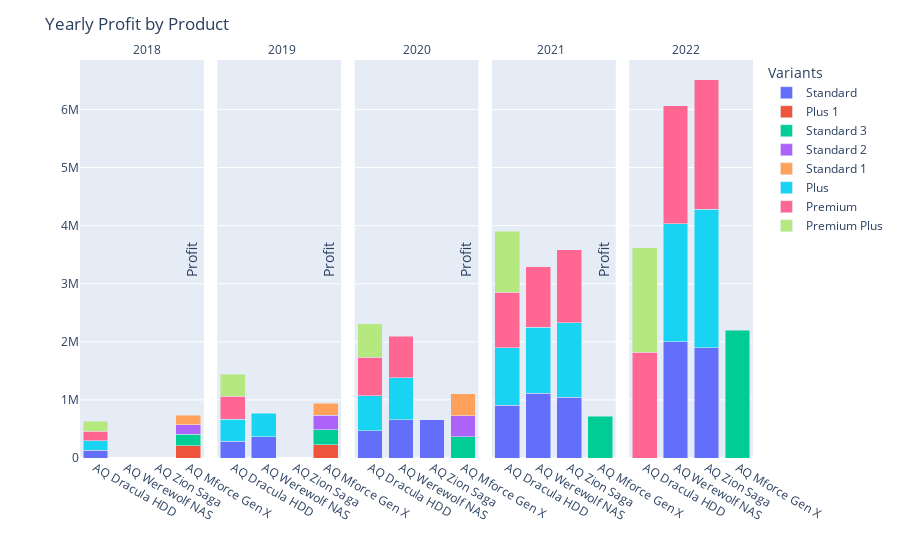

The code cell stored with this chart in its notebook:
### Code cell
# Create the stacked bar chart
fig = px.bar(yearly_profit_df.sort_values(by='fiscal_year', ascending=True),
              x='display_name',
              y='profit',
              color='variant',
              facet_col='fiscal_year',
              barmode='stack',
              facet_col_wrap=5,
              )

# Update axis titles
fig.update_xaxes(title_text='', showticklabels=True)
fig.update_yaxes(title_text='Profit')

annot = []
offset = 0.2
x_pos = 0.1
for year in yearly_profit_df.sort_values(by='fiscal_year', ascending=True)['fiscal_year'].unique():
    annot.append(
        dict(
            text = f'{year}',
            x = x_pos,
            y = 1,
            showarrow = False,
            xref = 'paper',
            yref='paper'
        )
    )
    x_pos += offset

# Update facet titles
fig.update_layout(
    title='Yearly Profit by Product',
    showlegend=True,
    legend_title='Variants',
    yaxis=dict(title=''), 
    annotations=annot
)

fig.show()

### Figure 1 — Plotly figure (JSON) as saved in the notebook; plotly's stock layout.template omitted (floating-point values rounded to 4 significant figures)
{"data": [{"alignmentgroup": "True", "hovertemplate": "variant=Standard<br>fiscal_year=2018<br>display_name=%{x}<br>profit=%{y}<extra></extra>", "legendgroup": "Standard", "marker": {"color": "#636efa", "pattern": {"shape": ""}}, "name": "Standard", "offsetgroup": "Standard", "orientation": "v", "showlegend": true, "textposition": "auto", "type": "bar", "x": ["AQ Dracula HDD"], "xaxis": "x", "y": [132350], "yaxis": "y"}, {"alignmentgroup": "True", "hovertemplate": "variant=Standard<br>fiscal_year=2019<br>display_name=%{x}<br>profit=%{y}<extra></extra>", "legendgroup": "Standard", "marker": {"color": "#636efa", "pattern": {"shape": ""}}, "name": "Standard", "offsetgroup": "Standard", "orientation": "v", "showlegend": false, "textposition": "auto", "type": "bar", "x": ["AQ Werewolf NAS", "AQ Dracula HDD"], "xaxis": "x2", "y": [366302, 289742], "yaxis": "y2"}, {"alignmentgroup": "True", "hovertemplate": "variant=Standard<br>fiscal_year=2020<br>display_name=%{x}<br>profit=%{y}<extra></extra>", "legendgroup": "Standard", "marker": {"color": "#636efa", "pattern": {"shape": ""}}, "name": "Standard", "offsetgroup": "Standard", "orientation": "v", "showlegend": false, "textposition": "auto", "type": "bar", "x": ["AQ Dracula HDD", "AQ Zion Saga", "AQ Werewolf NAS"], "xaxis": "x3", "y": [466088, 661579, 659313], "yaxis": "y3"}, {"alignmentgroup": "True", "hovertemplate": "variant=Standard<br>fiscal_year=2021<br>display_name=%{x}<br>profit=%{y}<extra></extra>", "legendgroup": "Standard", "marker": {"color": "#636efa", "pattern": {"shape": ""}}, "name": "Standard", "offsetgroup": "Standard", "orientation": "v", "showlegend": false, "textposition": "auto", "type": "bar", "x": ["AQ Werewolf NAS", "AQ Zion Saga", "AQ Dracula HDD"], "xaxis": "x4", "y": [1113091, 1045599, 904598], "yaxis": "y4"}, {"alignmentgroup": "True", "hovertemplate": "variant=Standard<br>fiscal_year=2022<br>display_name=%{x}<br>profit=%{y}<extra></extra>", "legendgroup": "Standard", "marker": {"color": "#636efa", "pattern": {"shape": ""}}, "name": "Standard", "offsetgroup": "Standard", "orientation": "v", "showlegend": false, "textposition": "auto", "type": "bar", "x": ["AQ Zion Saga", "AQ Werewolf NAS"], "xaxis": "x5", "y": [1898232, 1999345], "yaxis": "y5"}, {"alignmentgroup": "True", "hovertemplate": "variant=Plus 1<br>fiscal_year=2018<br>display_name=%{x}<br>profit=%{y}<extra></extra>", "legendgroup": "Plus 1", "marker": {"color": "#EF553B", "pattern": {"shape": ""}}, "name": "Plus 1", "offsetgroup": "Plus 1", "orientation": "v", "showlegend": true, "textposition": "auto", "type": "bar", "x": ["AQ Mforce Gen X"], "xaxis": "x", "y": [207468], "yaxis": "y"}, {"alignmentgroup": "True", "hovertemplate": "variant=Plus 1<br>fiscal_year=2019<br>display_name=%{x}<br>profit=%{y}<extra></extra>", "legendgroup": "Plus 1", "marker": {"color": "#EF553B", "pattern": {"shape": ""}}, "name": "Plus 1", "offsetgroup": "Plus 1", "orientation": "v", "showlegend": false, "textposition": "auto", "type": "bar", "x": ["AQ Mforce Gen X"], "xaxis": "x2", "y": [224667], "yaxis": "y2"}, {"alignmentgroup": "True", "hovertemplate": "variant=Standard 3<br>fiscal_year=2018<br>display_name=%{x}<br>profit=%{y}<extra></extra>", "legendgroup": "Standard 3", "marker": {"color": "#00cc96", "pattern": {"shape": ""}}, "name": "Standard 3", "offsetgroup": "Standard 3", "orientation": "v", "showlegend": true, "textposition": "auto", "type": "bar", "x": ["AQ Mforce Gen X"], "xaxis": "x", "y": [197334], "yaxis": "y"}, {"alignmentgroup": "True", "hovertemplate": "variant=Standard 3<br>fiscal_year=2019<br>display_name=%{x}<br>profit=%{y}<extra></extra>", "legendgroup": "Standard 3", "marker": {"color": "#00cc96", "pattern": {"shape": ""}}, "name": "Standard 3", "offsetgroup": "Standard 3", "orientation": "v", "showlegend": false, "textposition": "auto", "type": "bar", "x": ["AQ Mforce Gen X"], "xaxis": "x2", "y": [258163], "yaxis": "y2"}, {"alignmentgroup": "True", "hovertemplate": "variant=Standard 3<br>fiscal_year=2020<br>display_name=%{x}<br>profit=%{y}<extra></extra>", "legendgroup": "Standard 3", "marker": {"color": "#00cc96", "pattern": {"shape": ""}}, "name": "Standard 3", "offsetgroup": "Standard 3", "orientation": "v", "showlegend": false, "textposition": "auto", "type": "bar", "x": ["AQ Mforce Gen X"], "xaxis": "x3", "y": [365696], "yaxis": "y3"}, {"alignmentgroup": "True", "hovertemplate": "variant=Standard 3<br>fiscal_year=2021<br>display_name=%{x}<br>profit=%{y}<extra></extra>", "legendgroup": "Standard 3", "marker": {"color": "#00cc96", "pattern": {"shape": ""}}, "name": "Standard 3", "offsetgroup": "Standard 3", "orientation": "v", "showlegend": false, "textposition": "auto", "type": "bar", "x": ["AQ Mforce Gen X"], "xaxis": "x4", "y": [714951], "yaxis": "y4"}, {"alignmentgroup": "True", "hovertemplate": "variant=Standard 3<br>fiscal_year=2022<br>display_name=%{x}<br>profit=%{y}<extra></extra>", "legendgroup": "Standard 3", "marker": {"color": "#00cc96", "pattern": {"shape": ""}}, "name": "Standard 3", "offsetgroup": "Standard 3", "orientation": "v", "showlegend": false, "textposition": "auto", "type": "bar", "x": ["AQ Mforce Gen X"], "xaxis": "x5", "y": [2201061], "yaxis": "y5"}, {"alignmentgroup": "True", "hovertemplate": "variant=Standard 2<br>fiscal_year=2018<br>display_name=%{x}<br>profit=%{y}<extra></extra>", "legendgroup": "Standard 2", "marker": {"color": "#ab63fa", "pattern": {"shape": ""}}, "name": "Standard 2", "offsetgroup": "Standard 2", "orientation": "v", "showlegend": true, "textposition": "auto", "type": "bar", "x": ["AQ Mforce Gen X"], "xaxis": "x", "y": [170616], "yaxis": "y"}, {"alignmentgroup": "True", "hovertemplate": "variant=Standard 2<br>fiscal_year=2019<br>display_name=%{x}<br>profit=%{y}<extra></extra>", "legendgroup": "Standard 2", "marker": {"color": "#ab63fa", "pattern": {"shape": ""}}, "name": "Standard 2", "offsetgroup": "Standard 2", "orientation": "v", "showlegend": false, "textposition": "auto", "type": "bar", "x": ["AQ Mforce Gen X"], "xaxis": "x2", "y": [252842], "yaxis": "y2"}, {"alignmentgroup": "True", "hovertemplate": "variant=Standard 2<br>fiscal_year=2020<br>display_name=%{x}<br>profit=%{y}<extra></extra>", "legendgroup": "Standard 2", "marker": {"color": "#ab63fa", "pattern": {"shape": ""}}, "name": "Standard 2", "offsetgroup": "Standard 2", "orientation": "v", "showlegend": false, "textposition": "auto", "type": "bar", "x": ["AQ Mforce Gen X"], "xaxis": "x3", "y": [363685], "yaxis": "y3"}, {"alignmentgroup": "True", "hovertemplate": "variant=Standard 1<br>fiscal_year=2018<br>display_name=%{x}<br>profit=%{y}<extra></extra>", "legendgroup": "Standard 1", "marker": {"color": "#FFA15A", "pattern": {"shape": ""}}, "name": "Standard 1", "offsetgroup": "Standard 1", "orientation": "v", "showlegend": true, "textposition": "auto", "type": "bar", "x": ["AQ Mforce Gen X"], "xaxis": "x", "y": [159785], "yaxis": "y"}, {"alignmentgroup": "True", "hovertemplate": "variant=Standard 1<br>fiscal_year=2019<br>display_name=%{x}<br>profit=%{y}<extra></extra>", "legendgroup": "Standard 1", "marker": {"color": "#FFA15A", "pattern": {"shape": ""}}, "name": "Standard 1", "offsetgroup": "Standard 1", "orientation": "v", "showlegend": false, "textposition": "auto", "type": "bar", "x": ["AQ Mforce Gen X"], "xaxis": "x2", "y": [209551], "yaxis": "y2"}, {"alignmentgroup": "True", "hovertemplate": "variant=Standard 1<br>fiscal_year=2020<br>display_name=%{x}<br>profit=%{y}<extra></extra>", "legendgroup": "Standard 1", "marker": {"color": "#FFA15A", "pattern": {"shape": ""}}, "name": "Standard 1", "offsetgroup": "Standard 1", "orientation": "v", "showlegend": false, "textposition": "auto", "type": "bar", "x": ["AQ Mforce Gen X"], "xaxis": "x3", "y": [379978], "yaxis": "y3"}, {"alignmentgroup": "True", "hovertemplate": "variant=Plus<br>fiscal_year=2018<br>display_name=%{x}<br>profit=%{y}<extra></extra>", "legendgroup": "Plus", "marker": {"color": "#19d3f3", "pattern": {"shape": ""}}, "name": "Plus", "offsetgroup": "Plus", "orientation": "v", "showlegend": true, "textposition": "auto", "type": "bar", "x": ["AQ Dracula HDD"], "xaxis": "x", "y": [166258], "yaxis": "y"}, {"alignmentgroup": "True", "hovertemplate": "variant=Plus<br>fiscal_year=2019<br>display_name=%{x}<br>profit=%{y}<extra></extra>", "legendgroup": "Plus", "marker": {"color": "#19d3f3", "pattern": {"shape": ""}}, "name": "Plus", "offsetgroup": "Plus", "orientation": "v", "showlegend": false, "textposition": "auto", "type": "bar", "x": ["AQ Werewolf NAS", "AQ Dracula HDD"], "xaxis": "x2", "y": [404799, 377407], "yaxis": "y2"}, {"alignmentgroup": "True", "hovertemplate": "variant=Plus<br>fiscal_year=2020<br>display_name=%{x}<br>profit=%{y}<extra></extra>", "legendgroup": "Plus", "marker": {"color": "#19d3f3", "pattern": {"shape": ""}}, "name": "Plus", "offsetgroup": "Plus", "orientation": "v", "showlegend": false, "textposition": "auto", "type": "bar", "x": ["AQ Dracula HDD", "AQ Werewolf NAS"], "xaxis": "x3", "y": [607409, 719674], "yaxis": "y3"}, {"alignmentgroup": "True", "hovertemplate": "variant=Plus<br>fiscal_year=2021<br>display_name=%{x}<br>profit=%{y}<extra></extra>", "legendgroup": "Plus", "marker": {"color": "#19d3f3", "pattern": {"shape": ""}}, "name": "Plus", "offsetgroup": "Plus", "orientation": "v", "showlegend": false, "textposition": "auto", "type": "bar", "x": ["AQ Zion Saga", "AQ Werewolf NAS", "AQ Dracula HDD"], "xaxis": "x4", "y": [1286222, 1136227, 994218], "yaxis": "y4"}, {"alignmentgroup": "True", "hovertemplate": "variant=Plus<br>fiscal_year=2022<br>display_name=%{x}<br>profit=%{y}<extra></extra>", "legendgroup": "Plus", "marker": {"color": "#19d3f3", "pattern": {"shape": ""}}, "name": "Plus", "offsetgroup": "Plus", "orientation": "v", "showlegend": false, "textposition": "auto", "type": "bar", "x": ["AQ Werewolf NAS", "AQ Zion Saga"], "xaxis": "x5", "y": [2032675, 2383543], "yaxis": "y5"}, {"alignmentgroup": "True", "hovertemplate": "variant=Premium<br>fiscal_year=2018<br>display_name=%{x}<br>profit=%{y}<extra></extra>", "legendgroup": "Premium", "marker": {"color": "#FF6692", "pattern": {"shape": ""}}, "name": "Premium", "offsetgroup": "Premium", "orientation": "v", "showlegend": true, "textposition": "auto", "type": "bar", "x": ["AQ Dracula HDD"], "xaxis": "x", "y": [164597], "yaxis": "y"}, {"alignmentgroup": "True", "hovertemplate": "variant=Premium<br>fiscal_year=2019<br>display_name=%{x}<br>profit=%{y}<extra></extra>", "legendgroup": "Premium", "marker": {"color": "#FF6692", "pattern": {"shape": ""}}, "name": "Premium", "offsetgroup": "Premium", "orientation": "v", "showlegend": false, "textposition": "auto", "type": "bar", "x": ["AQ Dracula HDD"], "xaxis": "x2", "y": [396959], "yaxis": "y2"}, {"alignmentgroup": "True", "hovertemplate": "variant=Premium<br>fiscal_year=2020<br>display_name=%{x}<br>profit=%{y}<extra></extra>", "legendgroup": "Premium", "marker": {"color": "#FF6692", "pattern": {"shape": ""}}, "name": "Premium", "offsetgroup": "Premium", "orientation": "v", "showlegend": false, "textposition": "auto", "type": "bar", "x": ["AQ Dracula HDD", "AQ Werewolf NAS"], "xaxis": "x3", "y": [658529, 720554], "yaxis": "y3"}, {"alignmentgroup": "True", "hovertemplate": "variant=Premium<br>fiscal_year=2021<br>display_name=%{x}<br>profit=%{y}<extra></extra>", "legendgroup": "Premium", "marker": {"color": "#FF6692", "pattern": {"shape": ""}}, "name": "Premium", "offsetgroup": "Premium", "orientation": "v", "showlegend": false, "textposition": "auto", "type": "bar", "x": ["AQ Zion Saga", "AQ Dracula HDD", "AQ Werewolf NAS"], "xaxis": "x4", "y": [1251616, 950699, 1047157], "yaxis": "y4"}, {"alignmentgroup": "True", "hovertemplate": "variant=Premium<br>fiscal_year=2022<br>display_name=%{x}<br>profit=%{y}<extra></extra>", "legendgroup": "Premium", "marker": {"color": "#FF6692", "pattern": {"shape": ""}}, "name": "Premium", "offsetgroup": "Premium", "orientation": "v", "showlegend": false, "textposition": "auto", "type": "bar", "x": ["AQ Dracula HDD", "AQ Werewolf NAS", "AQ Zion Saga"], "xaxis": "x5", "y": [1821241, 2031093, 2227494], "yaxis": "y5"}, {"alignmentgroup": "True", "hovertemplate": "variant=Premium Plus<br>fiscal_year=2018<br>display_name=%{x}<br>profit=%{y}<extra></extra>", "legendgroup": "Premium Plus", "marker": {"color": "#B6E880", "pattern": {"shape": ""}}, "name": "Premium Plus", "offsetgroup": "Premium Plus", "orientation": "v", "showlegend": true, "textposition": "auto", "type": "bar", "x": ["AQ Dracula HDD"], "xaxis": "x", "y": [167384], "yaxis": "y"}, {"alignmentgroup": "True", "hovertemplate": "variant=Premium Plus<br>fiscal_year=2019<br>display_name=%{x}<br>profit=%{y}<extra></extra>", "legendgroup": "Premium Plus", "marker": {"color": "#B6E880", "pattern": {"shape": ""}}, "name": "Premium Plus", "offsetgroup": "Premium Plus", "orientation": "v", "showlegend": false, "textposition": "auto", "type": "bar", "x": ["AQ Dracula HDD"], "xaxis": "x2", "y": [376138], "yaxis": "y2"}, {"alignmentgroup": "True", "hovertemplate": "variant=Premium Plus<br>fiscal_year=2020<br>display_name=%{x}<br>profit=%{y}<extra></extra>", "legendgroup": "Premium Plus", "marker": {"color": "#B6E880", "pattern": {"shape": ""}}, "name": "Premium Plus", "offsetgroup": "Premium Plus", "orientation": "v", "showlegend": false, "textposition": "auto", "type": "bar", "x": ["AQ Dracula HDD"], "xaxis": "x3", "y": [576467], "yaxis": "y3"}, {"alignmentgroup": "True", "hovertemplate": "variant=Premium Plus<br>fiscal_year=2021<br>display_name=%{x}<br>profit=%{y}<extra></extra>", "legendgroup": "Premium Plus", "marker": {"color": "#B6E880", "pattern": {"shape": ""}}, "name": "Premium Plus", "offsetgroup": "Premium Plus", "orientation": "v", "showlegend": false, "textposition": "auto", "type": "bar", "x": ["AQ Dracula HDD"], "xaxis": "x4", "y": [1051605], "yaxis": "y4"}, {"alignmentgroup": "True", "hovertemplate": "variant=Premium Plus<br>fiscal_year=2022<br>display_name=%{x}<br>profit=%{y}<extra></extra>", "legendgroup": "Premium Plus", "marker": {"color": "#B6E880", "pattern": {"shape": ""}}, "name": "Premium Plus", "offsetgroup": "Premium Plus", "orientation": "v", "showlegend": false, "textposition": "auto", "type": "bar", "x": ["AQ Dracula HDD"], "xaxis": "x5", "y": [1796918], "yaxis": "y5"}], "layout": {"annotations": [{"font": {}, "showarrow": false, "text": "2018", "x": 0.1, "xanchor": "center", "xref": "paper", "y": 1, "yanchor": "bottom", "yref": "paper"}, {"font": {}, "showarrow": false, "text": "2019", "x": 0.3, "xanchor": "center", "xref": "paper", "y": 1, "yanchor": "bottom", "yref": "paper"}, {"font": {}, "showarrow": false, "text": "2020", "x": 0.5, "xanchor": "center", "xref": "paper", "y": 1, "yanchor": "bottom", "yref": "paper"}, {"font": {}, "showarrow": false, "text": "2021", "x": 0.7, "xanchor": "center", "xref": "paper", "y": 1, "yanchor": "bottom", "yref": "paper"}, {"font": {}, "showarrow": false, "text": "2022", "x": 0.9, "xanchor": "center", "xref": "paper", "y": 1, "yanchor": "bottom", "yref": "paper"}], "barmode": "stack", "legend": {"title": {"text": "Variants"}, "tracegroupgap": 0}, "margin": {"t": 60}, "showlegend": true, "title": {"text": "Yearly Profit by Product"}, "xaxis": {"anchor": "y", "domain": [0, 0.184], "showticklabels": true, "title": {"text": ""}}, "xaxis2": {"anchor": "y2", "domain": [0.204, 0.388], "matches": "x", "showticklabels": true, "title": {"text": ""}}, "xaxis3": {"anchor": "y3", "domain": [0.408, 0.592], "matches": "x", "showticklabels": true, "title": {"text": ""}}, "xaxis4": {"anchor": "y4", "domain": [0.612, 0.796], "matches": "x", "showticklabels": true, "title": {"text": ""}}, "xaxis5": {"anchor": "y5", "domain": [0.816, 1], "matches": "x", "showticklabels": true, "title": {"text": ""}}, "yaxis": {"anchor": "x", "domain": [0, 1], "title": {"text": ""}}, "yaxis2": {"anchor": "x2", "domain": [0, 1], "matches": "y", "showticklabels": false, "title": {"text": "Profit"}}, "yaxis3": {"anchor": "x3", "domain": [0, 1], "matches": "y", "showticklabels": false, "title": {"text": "Profit"}}, "yaxis4": {"anchor": "x4", "domain": [0, 1], "matches": "y", "showticklabels": false, "title": {"text": "Profit"}}, "yaxis5": {"anchor": "x5", "domain": [0, 1], "matches": "y", "showticklabels": false, "title": {"text": "Profit"}}}}
